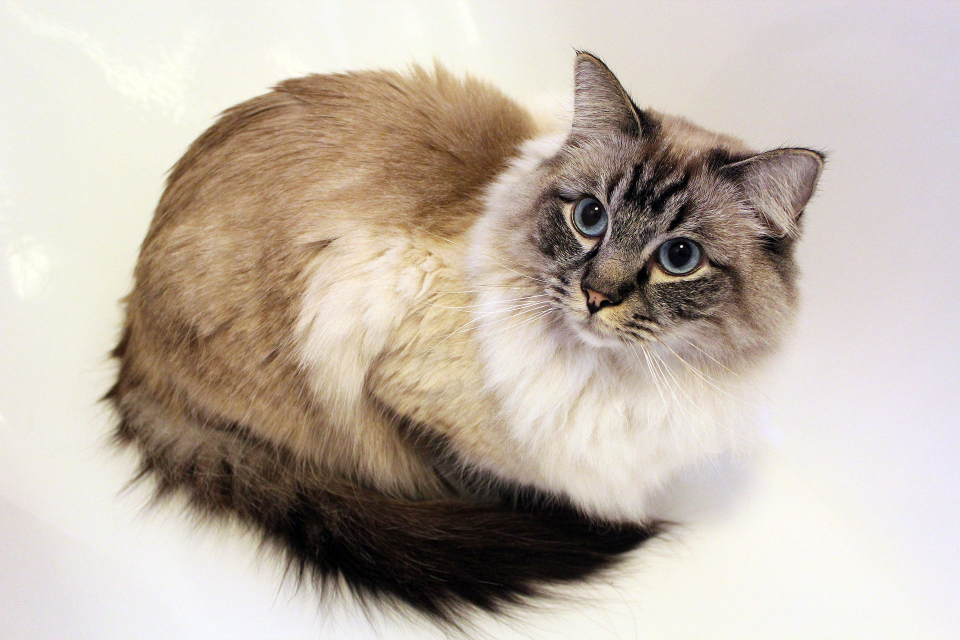
#> input picture 083-image-crop/kitty.jpg, 1920 x 1280 px (shown at 1/2 size)
$ python main.py
#> lines starting #> are read from the running program, lines starting #| are printed output that depends on the picture
from PIL import Image

kity = Image.open("kitty.jpg")
#> kity is the input picture: PIL image 1920x1280 RGB; mean R, G, B 192.9, 181.4, 170.1
cropped_kity = kity.crop((0, 0, 320, 240))
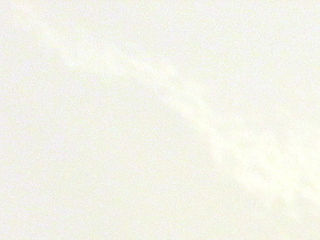
#> cropped_kity: PIL image 320x240 RGB; mean R, G, B 244.3, 244, 234.1

cropped_kity.save("cropped_kitty.jpg")
print("Image saved")
